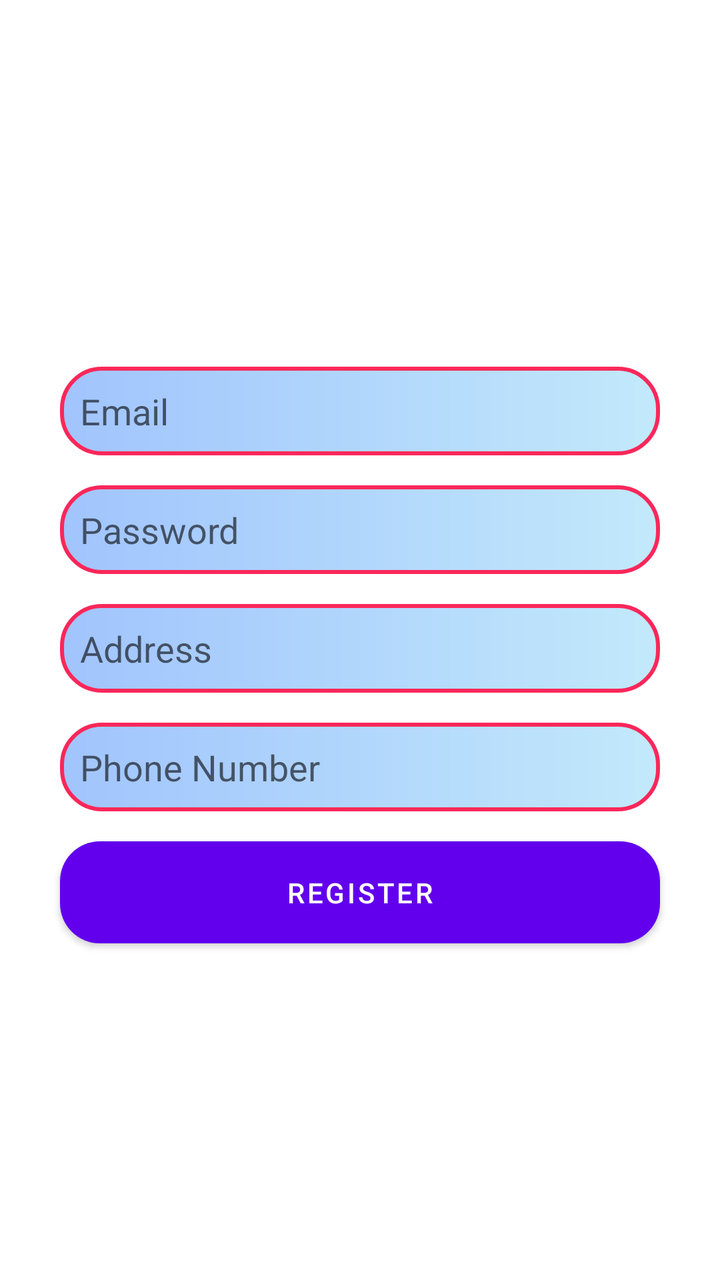
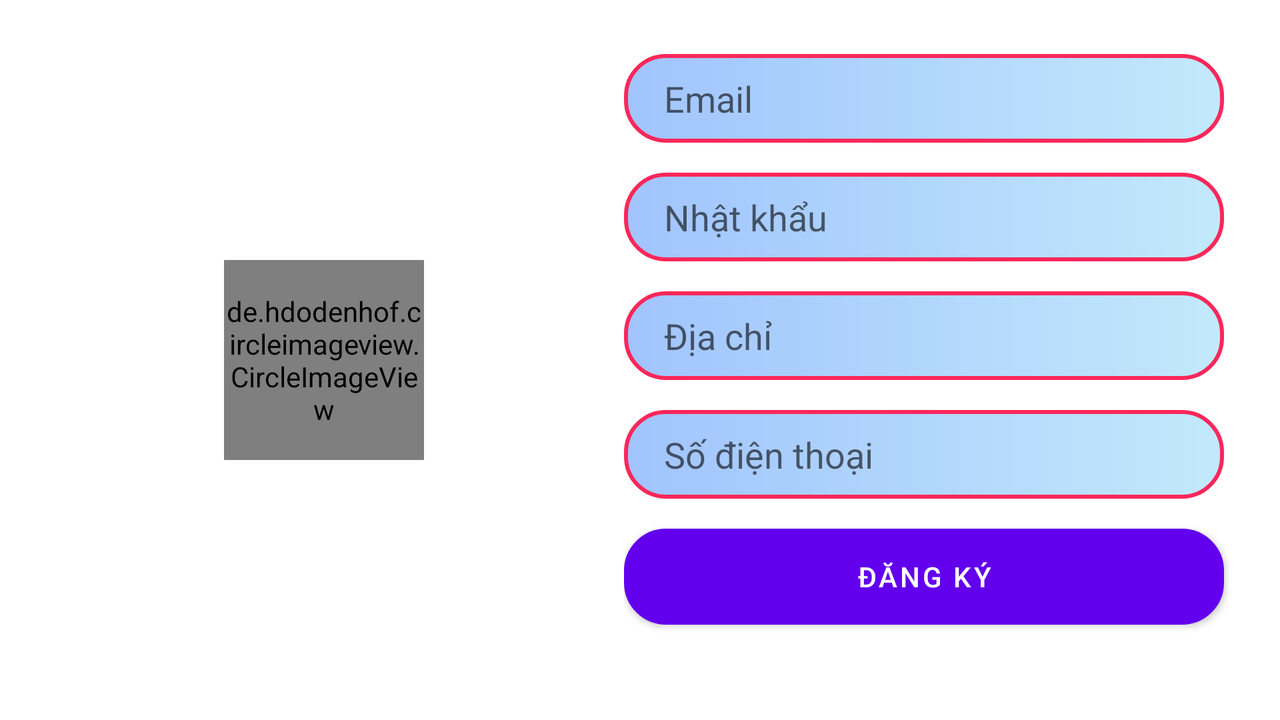

Compare how this app lays out the same screen by default and in its alternative resource folder. The renders come first, then the two layout files and the values they reference.
<!-- AndroidManifest.xml: application theme Theme.BeWithYou -->
<!-- res/layout/activity_register_page.xml -->
<?xml version="1.0" encoding="utf-8"?>
<LinearLayout xmlns:android="http://schemas.android.com/apk/res/android"
    xmlns:app="http://schemas.android.com/apk/res-auto"
    xmlns:tools="http://schemas.android.com/tools"
    android:orientation="vertical"
    android:gravity="center"
    android:padding="12dp"
    android:layout_width="match_parent"
    android:layout_height="match_parent"
    tools:context=".ui.auth.RegisterPage">
    <EditText
        android:layout_width="300dp"
        android:layout_height="wrap_content"
        android:layout_marginTop="15dp"
        android:hint="Email"
        android:padding="10dp"
        android:background="@drawable/textview_border"
        android:id="@+id/email"/>


    <EditText
        android:layout_width="300dp"
        android:layout_height="wrap_content"
        android:background="@drawable/textview_border"
        android:layout_marginTop="15dp"
        android:hint="Password"
        android:padding="10dp"
        android:id="@+id/password"/>



    <EditText
        android:layout_width="300dp"
        android:layout_height="wrap_content"
        android:layout_marginTop="15dp"
        android:hint="Address"
        android:padding="10dp"
        android:background="@drawable/textview_border"
        android:id="@+id/address"/>
    <EditText
        android:layout_width="300dp"
        android:layout_height="wrap_content"
        android:layout_marginTop="15dp"
        android:hint="Phone Number"
        android:padding="10dp"
        android:background="@drawable/textview_border"
        android:id="@+id/phone"/>




    <Button
        android:layout_width="300dp"
        android:layout_height="wrap_content"
        android:layout_marginTop="15sp"
        android:text="REGISTER"
        android:padding="10dp"
        android:background="@drawable/custom_button"
        android:id="@+id/register"/>

</LinearLayout>
<!-- resources referenced by this layout -->
<resources>
  <!-- drawable custom_button (drawable) -->
  <?xml version="1.0" encoding="utf-8"?>
  <shape xmlns:android="http://schemas.android.com/apk/res/android"
      android:shape="rectangle">
      <corners android:radius="20dp" />
      <gradient
          android:startColor="#FA275A"
          android:endColor="#DAACAC"
          android:angle="270" />
  </shape>
  <!-- drawable textview_border (drawable) -->
  <?xml version="1.0" encoding="utf-8"?>
  <shape xmlns:android="http://schemas.android.com/apk/res/android"
      android:shape="rectangle">
      <stroke
          android:width="2dp"
          android:color="#FA275A" />
      <corners
          android:radius="20dp" />
      <solid android:color="@android:color/white" />
      <gradient
          android:type="linear"
          android:startColor="#a1c4fd "
          android:endColor="#c2e9fb"
          android:angle="0" />
  </shape>
  <style name="Theme.BeWithYou" parent="Theme.MaterialComponents.DayNight.DarkActionBar">
          
          <item name="colorPrimary">@color/purple_500</item>
          <item name="colorPrimaryVariant">@color/purple_700</item>
          <item name="colorOnPrimary">@color/white</item>
          
          <item name="colorSecondary">@color/teal_200</item>
          <item name="colorSecondaryVariant">@color/teal_700</item>
          <item name="colorOnSecondary">@color/black</item>
          
          <item name="android:statusBarColor">?attr/colorPrimaryVariant</item>
          
      </style>
  <color name="purple_500">#FF6200EE</color>
  <color name="purple_700">#FF3700B3</color>
  <color name="white">#FFFFFFFF</color>
  <color name="teal_200">#FF03DAC5</color>
  <color name="teal_700">#FF018786</color>
  <color name="black">#FF000000</color>
</resources>
<!-- res/layout-land/activity_register_page.xml (the repository's variant of the layout above) -->
<!-- drawn on the phone turned sideways -->
<?xml version="1.0" encoding="utf-8"?>
<LinearLayout xmlns:android="http://schemas.android.com/apk/res/android"
    xmlns:app="http://schemas.android.com/apk/res-auto"
    xmlns:tools="http://schemas.android.com/tools"
    android:orientation="horizontal"
    android:gravity="center"
    android:padding="12dp"
    android:layout_width="match_parent"
    android:layout_height="match_parent"
    tools:context=".ui.auth.RegisterPage">
    <LinearLayout
        android:layout_width="300dp"
        android:layout_height="match_parent"
        android:gravity="center">
        <de.hdodenhof.circleimageview.CircleImageView
            android:layout_margin="16dp"
            android:layout_width="100dp"
            android:layout_height="100dp"
            android:src="@drawable/ic_logo" />
    </LinearLayout>
    <LinearLayout
        android:layout_width="match_parent"
        android:layout_height="match_parent"
        android:orientation="vertical"
        >
        <EditText
            android:layout_width="300dp"
            android:layout_height="wrap_content"
            android:layout_marginTop="15dp"
            android:hint="Email"
            android:paddingRight="20dp"
            android:paddingLeft="20dp"
            android:paddingTop="10dp"
            android:paddingBottom="10dp"
            android:background="@drawable/textview_border"
            android:id="@+id/email"/>
        <EditText
            android:layout_width="300dp"
            android:layout_height="wrap_content"
            android:background="@drawable/textview_border"
            android:layout_marginTop="15dp"
            android:hint="Nhật khẩu"
            android:paddingRight="20dp"
            android:paddingLeft="20dp"
            android:paddingTop="10dp"
            android:paddingBottom="10dp"
            android:id="@+id/password"/>
        <EditText
            android:layout_width="300dp"
            android:layout_height="wrap_content"
            android:layout_marginTop="15dp"
            android:hint="Địa chỉ"
            android:paddingRight="20dp"
            android:paddingLeft="20dp"
            android:paddingTop="10dp"
            android:paddingBottom="10dp"
            android:background="@drawable/textview_border"
            android:id="@+id/address"/>
        <EditText
            android:layout_width="300dp"
            android:layout_height="wrap_content"
            android:layout_marginTop="15dp"
            android:hint="Số điện thoại"
            android:paddingRight="20dp"
            android:paddingLeft="20dp"
            android:paddingTop="10dp"
            android:paddingBottom="10dp"
            android:background="@drawable/textview_border"
            android:id="@+id/phone"/>
        <Button
            android:layout_width="300dp"
            android:layout_height="wrap_content"
            android:layout_marginTop="15sp"
            android:text="Đăng ký"
            android:textColor="#FFF"
            android:background="@drawable/textview_border"
            android:id="@+id/register"/>
    </LinearLayout>

</LinearLayout>
<!-- resources referenced by the variant -->
<!-- as the phone turned sideways resolves them -->
<resources>
  <!-- drawable ic_logo: jpg bitmap (drawable, 56602 bytes) -->
  <!-- drawable textview_border (drawable) -->
  <?xml version="1.0" encoding="utf-8"?>
  <shape xmlns:android="http://schemas.android.com/apk/res/android"
      android:shape="rectangle">
      <stroke
          android:width="2dp"
          android:color="#FA275A" />
      <corners
          android:radius="20dp" />
      <solid android:color="@android:color/white" />
      <gradient
          android:type="linear"
          android:startColor="#a1c4fd "
          android:endColor="#c2e9fb"
          android:angle="0" />
  </shape>
  <style name="Theme.BeWithYou" parent="Theme.MaterialComponents.DayNight.DarkActionBar">
          
          <item name="colorPrimary">@color/purple_500</item>
          <item name="colorPrimaryVariant">@color/purple_700</item>
          <item name="colorOnPrimary">@color/white</item>
          
          <item name="colorSecondary">@color/teal_200</item>
          <item name="colorSecondaryVariant">@color/teal_700</item>
          <item name="colorOnSecondary">@color/black</item>
          
          <item name="android:statusBarColor">?attr/colorPrimaryVariant</item>
          
      </style>
  <color name="purple_500">#FF6200EE</color>
  <color name="purple_700">#FF3700B3</color>
  <color name="white">#FFFFFFFF</color>
  <color name="teal_200">#FF03DAC5</color>
  <color name="teal_700">#FF018786</color>
  <color name="black">#FF000000</color>
</resources>
